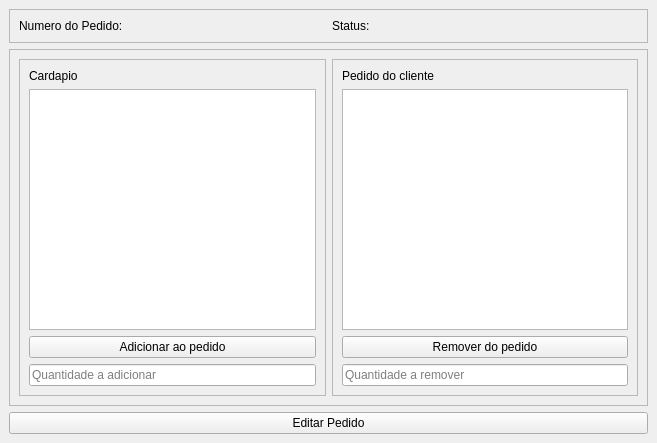
<?xml version="1.0" encoding="UTF-8"?>
<ui version="4.0">
 <class>MainWindow</class>
 <widget class="QMainWindow" name="MainWindow">
  <property name="geometry">
   <rect>
    <x>0</x>
    <y>0</y>
    <width>657</width>
    <height>443</height>
   </rect>
  </property>
  <property name="windowTitle">
   <string>Editar pedido</string>
  </property>
  <widget class="QWidget" name="centralwidget">
   <layout class="QVBoxLayout" name="verticalLayout">
    <item>
     <widget class="QFrame" name="frame">
      <property name="frameShape">
       <enum>QFrame::StyledPanel</enum>
      </property>
      <property name="frameShadow">
       <enum>QFrame::Raised</enum>
      </property>
      <layout class="QHBoxLayout" name="horizontalLayout">
       <item>
        <widget class="QLabel" name="label_4">
         <property name="text">
          <string>Numero do Pedido: </string>
         </property>
        </widget>
       </item>
       <item>
        <widget class="QLabel" name="label_3">
         <property name="text">
          <string>Status: </string>
         </property>
        </widget>
       </item>
      </layout>
     </widget>
    </item>
    <item>
     <widget class="QFrame" name="frame_3">
      <property name="minimumSize">
       <size>
        <width>100</width>
        <height>0</height>
       </size>
      </property>
      <property name="frameShape">
       <enum>QFrame::StyledPanel</enum>
      </property>
      <property name="frameShadow">
       <enum>QFrame::Raised</enum>
      </property>
      <layout class="QHBoxLayout" name="horizontalLayout_3">
       <item>
        <widget class="QFrame" name="frame_2">
         <property name="minimumSize">
          <size>
           <width>100</width>
           <height>0</height>
          </size>
         </property>
         <property name="frameShape">
          <enum>QFrame::StyledPanel</enum>
         </property>
         <property name="frameShadow">
          <enum>QFrame::Raised</enum>
         </property>
         <layout class="QVBoxLayout" name="verticalLayout_4">
          <item>
           <widget class="QLabel" name="label">
            <property name="text">
             <string>Cardapio</string>
            </property>
           </widget>
          </item>
          <item>
           <widget class="QListView" name="listView"/>
          </item>
          <item>
           <widget class="QPushButton" name="pushButton_6">
            <property name="text">
             <string>Adicionar ao pedido</string>
            </property>
           </widget>
          </item>
          <item>
           <widget class="QLineEdit" name="lineEdit">
            <property name="text">
             <string/>
            </property>
            <property name="placeholderText">
             <string>Quantidade a adicionar</string>
            </property>
           </widget>
          </item>
         </layout>
        </widget>
       </item>
       <item>
        <widget class="QFrame" name="frame_4">
         <property name="minimumSize">
          <size>
           <width>100</width>
           <height>0</height>
          </size>
         </property>
         <property name="frameShape">
          <enum>QFrame::StyledPanel</enum>
         </property>
         <property name="frameShadow">
          <enum>QFrame::Raised</enum>
         </property>
         <layout class="QVBoxLayout" name="verticalLayout_3">
          <item>
           <widget class="QLabel" name="label_2">
            <property name="text">
             <string>Pedido do cliente</string>
            </property>
           </widget>
          </item>
          <item>
           <widget class="QListView" name="listView_2"/>
          </item>
          <item>
           <widget class="QPushButton" name="pushButton_5">
            <property name="text">
             <string>Remover do pedido</string>
            </property>
           </widget>
          </item>
          <item>
           <widget class="QLineEdit" name="lineEdit_2">
            <property name="text">
             <string/>
            </property>
            <property name="placeholderText">
             <string>Quantidade a remover</string>
            </property>
           </widget>
          </item>
         </layout>
        </widget>
       </item>
      </layout>
     </widget>
    </item>
    <item>
     <widget class="QPushButton" name="pushButton">
      <property name="text">
       <string>Editar Pedido</string>
      </property>
     </widget>
    </item>
   </layout>
  </widget>
 </widget>
 <resources/>
 <connections/>
</ui>
